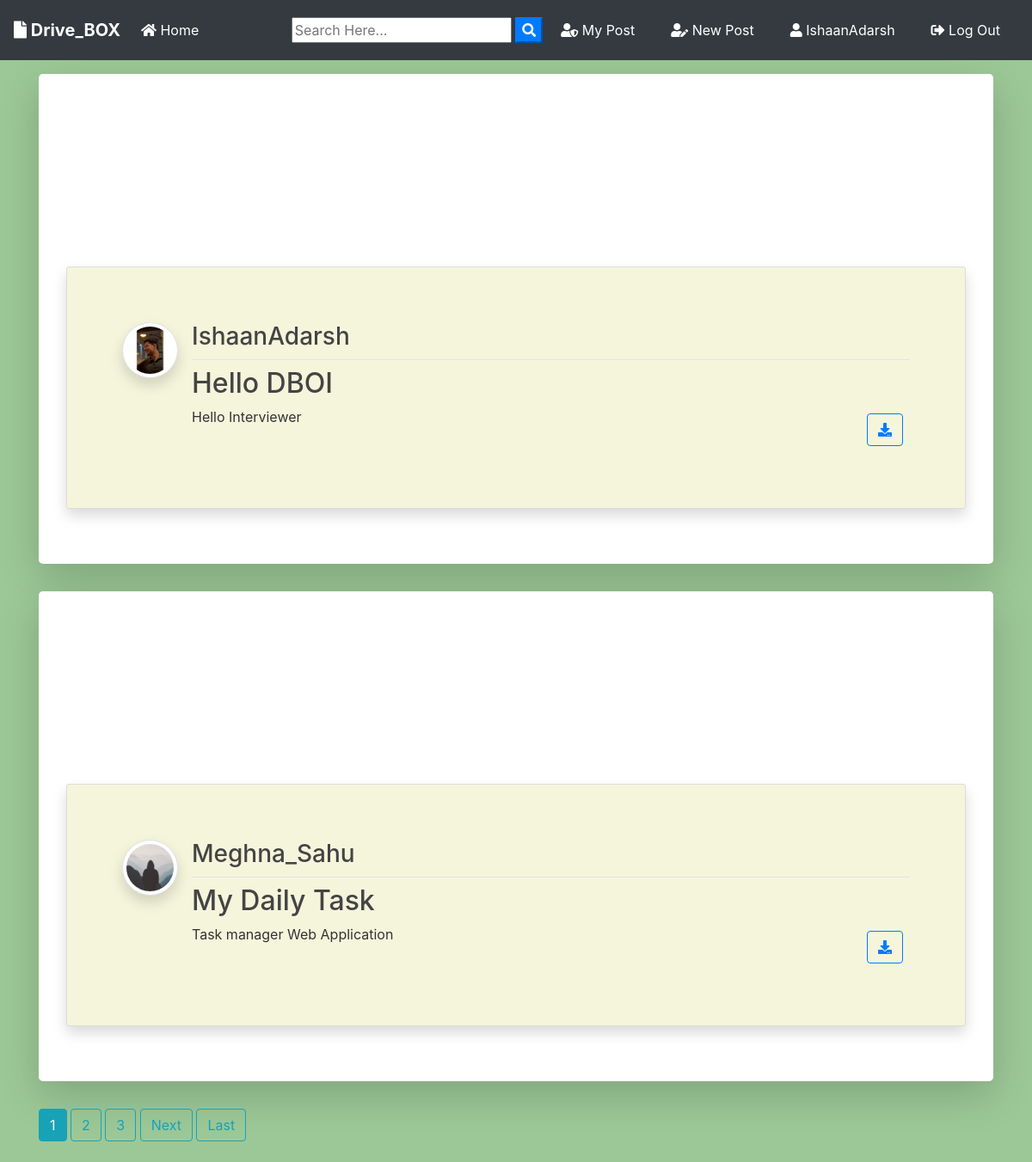
Screenshot of / (signed in) with the database file from the repository.
### blog/models.py (models this page shows, shortened)
class Post(models.Model):
	title = models.CharField(max_length=100)
	file = models.FileField(null=True,blank=True,upload_to='Files')
	content = models.TextField()
	date_posted = models.DateTimeField(default=timezone.now)
	author = models.ForeignKey(User, on_delete=models.CASCADE)

### users/models.py (models this page shows, shortened)
class Profile(models.Model):
    user = models.OneToOneField(User, on_delete=models.CASCADE, null=True, blank=True)
    image = models.ImageField(default="default.jpg", upload_to="profile_pics")
    auth_token = models.CharField(max_length=1000, default="")
    username = models.CharField(max_length=1000, default="")
    password = models.CharField(max_length=1000, default="")
    email = models.EmailField(default="")
    is_verified = models.BooleanField(default=False)

### blog/views.py (the view)
# urls.py: path('', PostListView.as_view(), name='blog-home'),
class PostListView(ListView):
    model = Post
    template_name = 'blog/home.html'  # <app>/<model>_<viewtype>.html
    context_object_name = 'posts'
    ordering = ['-date_posted']
    paginate_by = 2

### blog/templates/blog/home.html (shortened to what this page needs)
{% extends "blog/base.html" %}
{% block content %}
    {% for post in posts %}
      <div class="jumbotron mt-3 bg-white shadow-lg">
      <article class="media content-section shadow">
        <a href="{{ post.author.profile.image.url }} " target="_blank"> <img src="{{ post.author.profile.image.url }}  " alt="" class="article-img rounded-circle img-thumbnail img-fluid shadow">
        </a>
        <div class="media-body">
          <div class="article-metadata d-flex justify-content-between">
            <a class="mr-2 " href="{% url 'user-posts' post.author.username  %}"><h3>{{ post.author }}</h3></a>
          </div>
          <h2><a class="article-title text-justify " href="{% url 'post-detail' post.id %}">{{ post.title }}</a></h2>
          <div class="d-flex justify-content-between">
            <p class="article-content text-justify text-truncate overflow-hidden">{{ post.content }}</p>
            {% if post.file %}
          <div class="form-group mt-0 pt-0  m-2">
            <a class="btn btn-outline-primary  btn-d "  href="{{ post.file.url }}"  download type="submit"><i class="fas fa-download"></i></a>
          </div>
          {% endif %}
          </div>
        </div>
      </article>
      </div>
    {% endfor %}
    {% if is_paginated %}
      {% for num in page_obj.paginator.page_range %}
        {% if page_obj.number == num %}
          <a class="btn btn-info mb-4" href="?page={{ num }}">{{ num }}</a>
        {% elif num > page_obj.number|add:'-3' and num < page_obj.number|add:'3' %}
          <a class="btn btn-outline-info mb-4" href="?page={{ num }}">{{ num }}</a>
        {% endif %}
      {% endfor %}
      {% if page_obj.has_next %}
        <a class="btn btn-outline-info mb-4" href="?page={{ page_obj.next_page_number }}">Next</a>
        <a class="btn btn-outline-info mb-4" href="?page={{ page_obj.paginator.num_pages }}">Last</a>
      {% endif %}
    {% endif %}
{% endblock content %}

### blog/templates/blog/base.html (shortened to what this page needs)
{% load static %}
<!doctype html>
<html lang="en">
  <head>
    <link rel="stylesheet" href="https://stackpath.bootstrapcdn.com/bootstrap/4.3.1/css/bootstrap.min.css">
    <link rel="stylesheet" href="https://use.fontawesome.com/releases/v5.8.1/css/all.css" >
    <link rel="stylesheet" href="{% static 'blog/main.css' %}">
</head>
  <body>
        <nav class="navbar navbar-expand-lg navbar-dark bg-dark">
                <a class="navbar-brand font-weight-bold" href="{% url 'blog-home' %}"><i class="fas fa-file"></i> Drive_BOX</a>
                <div class="collapse navbar-collapse" id="navbarSupportedContent">
                  <ul class="navbar-nav mr-auto">
                    <li class="nav-item active">
                      <a class="nav-link" href="{% url 'blog-home' %}"><i class="fas fa-home"></i> Home <span class="sr-only">(current)</span></a>
                    </li>
                  </ul>
                  <form id="searchform" action="{% url 'search' %}" method="get">
                    <input type="text" name="q" type="text" value="{{ request.GET.q }}" placeholder="Search Here..." />
                    <button type="button" onclick="searchform.submit()" class=" text-white my-color btn-primary"><i class="fa fa-search"></i></button>
                </form>
                    {% if user.is_authenticated %}
                    <a href="{% url 'user-posts' user %}" class="btn text-white m-2"><i class="fas fa-user-shield"></i> My Post</a>
                    <a href="{% url 'post-create' %} " class="btn text-white m-2"><i class="fas fa-user-edit"></i> New Post</a>
                    <a href="{% url 'profile' %} " class="btn text-white m-2"><i class="fas fa-user"></i> {{ user.username }}</a>
                    <a href="{% url 'logout' %} " class="btn text-white m-2"><i class="fas fa-sign-out-alt"></i> Log Out</a>
                    {% else %}
                    <a href="{% url 'login' %} " class="btn text-white m-2"><i class="fas fa-user-tie"></i> Log In</a>
                    <a href="{% url 'register' %} " class="btn text-white m-2"> <i class="fas fa-sign-in-alt"></i> Sign Up</a>
                    {% endif %}
                </div>
              </nav>
      <div class="container my-bg">
    {% block content %}
    {% endblock  %}
</div>
  </body>
</html>

### static/blog/main.css (style rules this page uses)
body { background : #9CC897; color: #333333; margin-top: 0; }
h1, h2, h3, h4, h5, h6 { color: #444444; }
ul { margin: 0; }
.content-section { background: beige; padding: 10px 20px; border: 1px solid #dddddd; border-radius: 3px; margin-top: 10rem; }
.article-title { color: #444444; }
.article-content { white-space: pre-line; }
.article-img { height: 65px; width: 65px; margin-right: 16px; }
.article-metadata { padding-bottom: 1px; margin-bottom: 4px; border-bottom: 1px solid #e3e3e3 }
.content-section { padding: 4rem; }
form { justify-content: center; align-items: center; padding: 5rem auto; }

### rows the page displays
Post: author.profile.image (picture), author "IshaanAdarsh", title "Hello DBOI", content "Hello Interviewer"
Post: author.profile.image (placeholder picture), author "Meghna_Sahu", title "My Daily Task", content "Task manager Web Application"

### other values shown
{{ user.username }} "IshaanAdarsh"
{{ num }} "1"
{{ num }} "2" "3"
